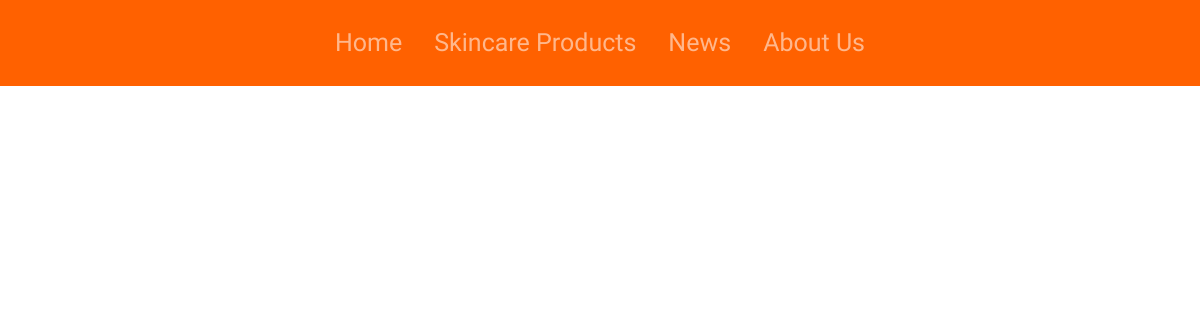
Before: /news.php with the older database file.
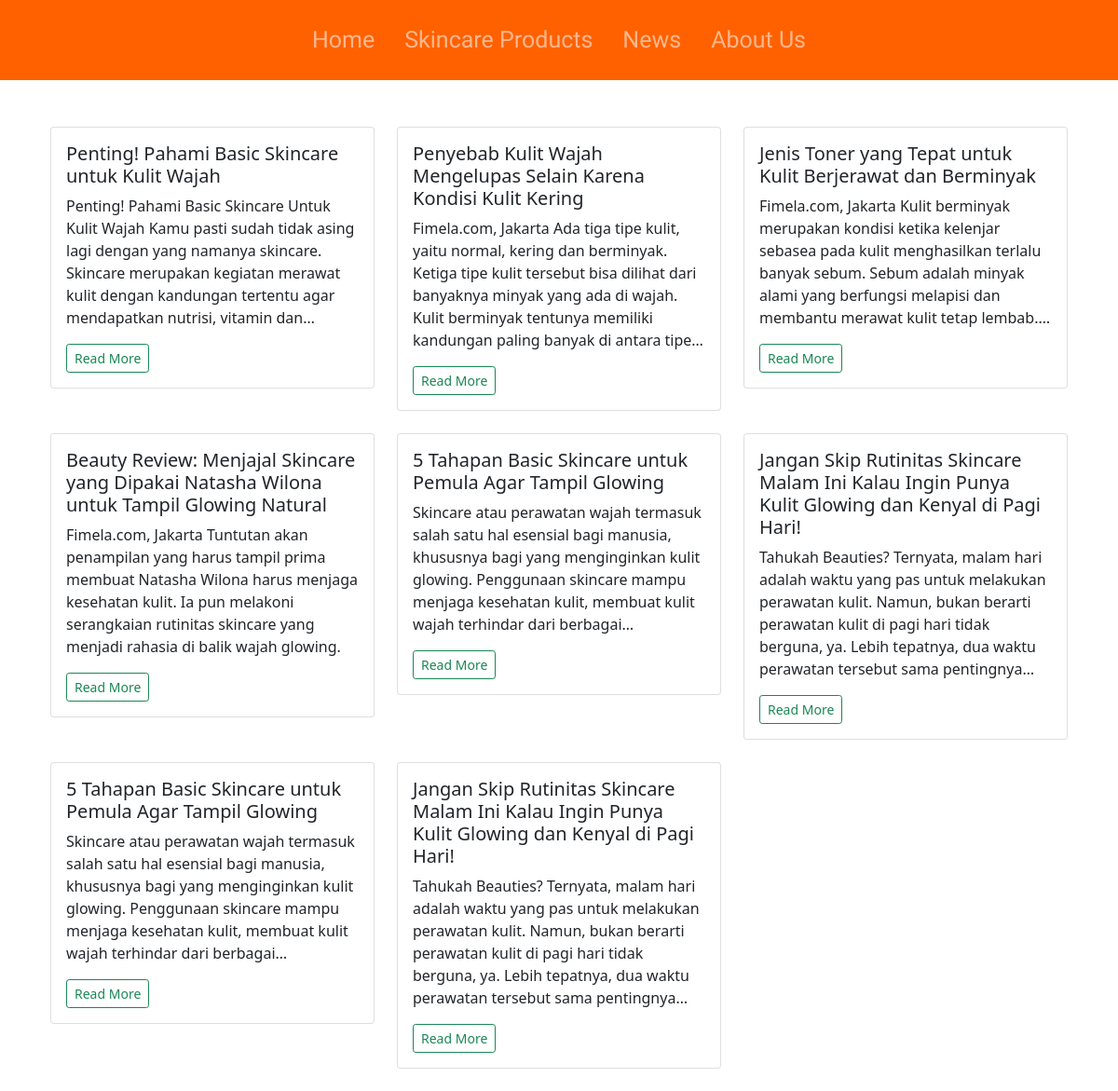
After: the same page with the newer database file.
### tables this page shows
CREATE TABLE `news` (
  `id_news` int(11) NOT NULL,
  `judul` varchar(1000) NOT NULL,
  `berita` varchar(1000) NOT NULL,
  `link` varchar(1000) NOT NULL,
  `gambar` varchar(500) NOT NULL
);

### news.php (the view, shortened to what this page needs)
<!DOCTYPE html>
<html lang="en">
<head>
    <?php include 'head.php';?>
    <?php include 'navbar.php';?>
    <?php include 'dbconnect.php';?>
</head>
<body>
    <div class="container">
        <section id="gallery" style="margin-top:50px">
            <div class="container">
                <div class="row">
                    <?php
        $sqlnews = mysqli_query($conn, "SELECT * FROM news order by id_news+1");
    while ($rnews = mysqli_fetch_array($sqlnews)):
        ?>
                    <div class="col-lg-4 mb-4">
                        <div class="card">
                            <div class="card-body">
                                <h5 class="card-title"><?php echo $rnews['judul']?></h5>
                                <p class="card-text"
                                    style="overflow: hidden; text-overflow: ellipsis;display: -webkit-box;-webkit-line-clamp: 6; line-clamp: 6; -webkit-box-orient: vertical;">
                                    <?php echo $rnews['berita']?></p>
                                <a href="<?php echo $rnews['link']?>" class="btn btn-outline-success btn-sm">Read
                                    More</a>
                            </div>
                        </div>
                    </div>
                    <?php
    endwhile
    ?>
        </section>
    </div>
</body>
</html>

### head.php (shortened to what this page needs)
<head>
    <link rel="stylesheet" href="style.css">
    <link href="https://cdn.jsdelivr.net/npm/bootstrap@5.1.3/dist/css/bootstrap.min.css" rel="stylesheet">
</head>

### navbar.php (shortened to what this page needs)
<nav class="navbar navbar-expand-lg navbar-dark p-3"
    style="background-color:#FF6100; font-size:25px; font-family: 'Rowdies', cursive;" id="headerNav">
    <div class="container-fluid">
        <div class=" collapse navbar-collapse" id="navbarNavDropdown">
            <ul class="navbar-nav mx-auto ">
                <li class="nav-item">
                    <a class="nav-link mx-2" aria-current="page" href="index.php">Home</a>
                </li>
                <li class="nav-item">
                    <a class="nav-link mx-2" href="product.php">Skincare Products</a>
                </li>
                <li class="nav-item">
                    <a class="nav-link mx-2" href="news.php">News</a>
                </li>
                <li class="nav-item">
                    <a class="nav-link mx-2" href="about.php">About Us</a>
                </li>
            </ul>
        </div>
    </div>
</nav>

Changed rows visible on the page:
added news: judul "Penting! Pahami Basic Skincare untuk Kulit Wajah", berita "Penting! Pahami Basic Skincare Untuk Kulit Wajah Kamu pasti sudah tidak asing lagi dengan yang namanya skincare. Skincare merupakan kegiatan merawat kulit dengan kandungan tertentu agar mendapatkan nutrisi, vitamin…"
added news: judul "Penyebab Kulit Wajah Mengelupas Selain Karena Kondisi Kulit Kering", berita "Fimela.com, Jakarta Ada tiga tipe kulit, yaitu normal, kering dan berminyak. Ketiga tipe kulit tersebut bisa dilihat dari banyaknya minyak yang ada di wajah. Kulit berminyak tentunya memiliki kandungan paling banyak di antara…"
added news: judul "Jenis Toner yang Tepat untuk Kulit Berjerawat dan Berminyak", berita "Fimela.com, Jakarta Kulit berminyak merupakan kondisi ketika kelenjar sebasea pada kulit menghasilkan terlalu banyak sebum. Sebum adalah minyak alami yang berfungsi melapisi dan membantu merawat kulit tetap…"
added news: judul "Beauty Review: Menjajal Skincare yang Dipakai Natasha Wilona untuk Tampil Glowing Natural", berita "Fimela.com, Jakarta Tuntutan akan penampilan yang harus tampil prima membuat Natasha Wilona harus menjaga kesehatan kulit. Ia pun melakoni serangkaian rutinitas skincare yang menjadi rahasia di balik wajah glowing."
added news: judul "5 Tahapan Basic Skincare untuk Pemula Agar Tampil Glowing", berita "Skincare atau perawatan wajah termasuk salah satu hal esensial bagi manusia, khususnya bagi yang menginginkan kulit glowing. Penggunaan skincare mampu menjaga kesehatan kulit, membuat kulit wajah terhindar dari…"
added news: judul "Jangan Skip Rutinitas Skincare Malam Ini Kalau Ingin Punya Kulit Glowing dan Kenyal di Pagi Hari!", berita "Tahukah Beauties? Ternyata, malam hari adalah waktu yang pas untuk melakukan perawatan kulit. Namun, bukan berarti perawatan kulit di pagi hari tidak berguna, ya. Lebih tepatnya, dua waktu perawatan tersebut sama…"
added news: judul "5 Tahapan Basic Skincare untuk Pemula Agar Tampil Glowing", berita "Skincare atau perawatan wajah termasuk salah satu hal esensial bagi manusia, khususnya bagi yang menginginkan kulit glowing. Penggunaan skincare mampu menjaga kesehatan kulit, membuat kulit wajah terhindar dari…"
added news: judul "Jangan Skip Rutinitas Skincare Malam Ini Kalau Ingin Punya Kulit Glowing dan Kenyal di Pagi Hari!", berita "Tahukah Beauties? Ternyata, malam hari adalah waktu yang pas untuk melakukan perawatan kulit. Namun, bukan berarti perawatan kulit di pagi hari tidak berguna, ya. Lebih tepatnya, dua waktu perawatan tersebut sama…"
